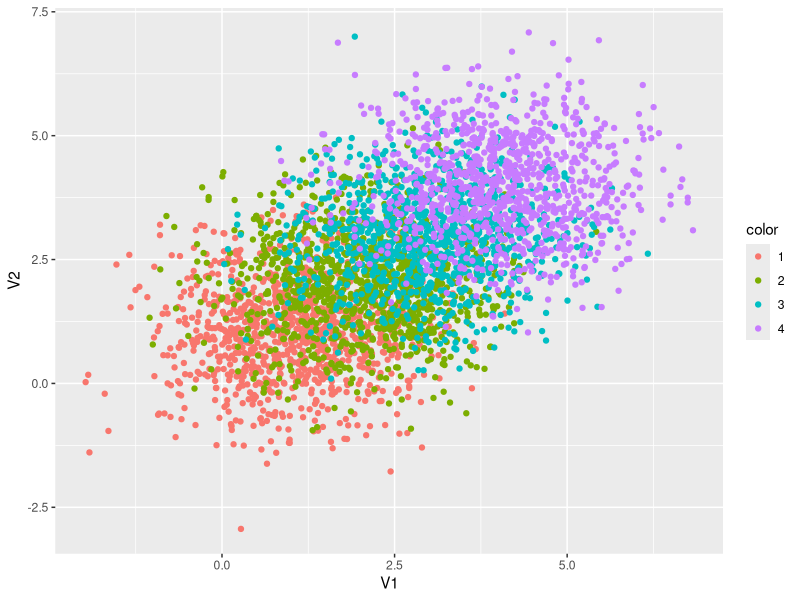
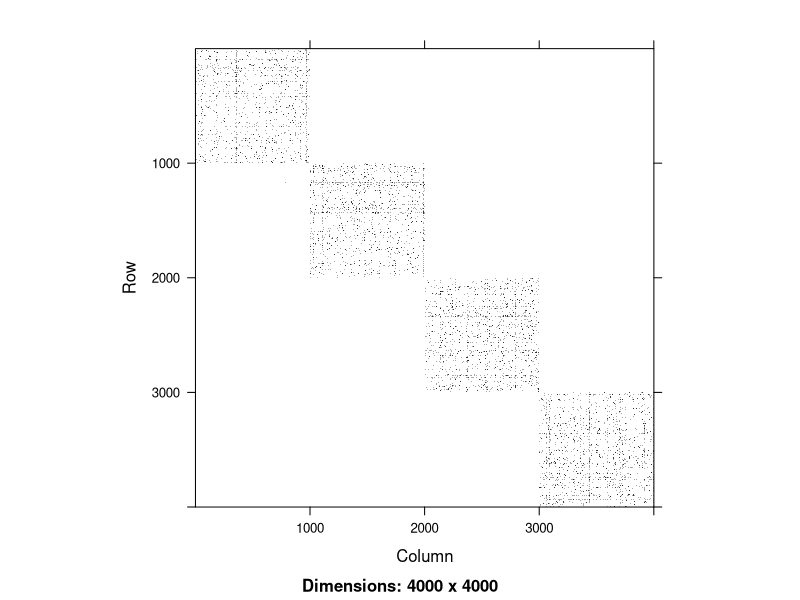
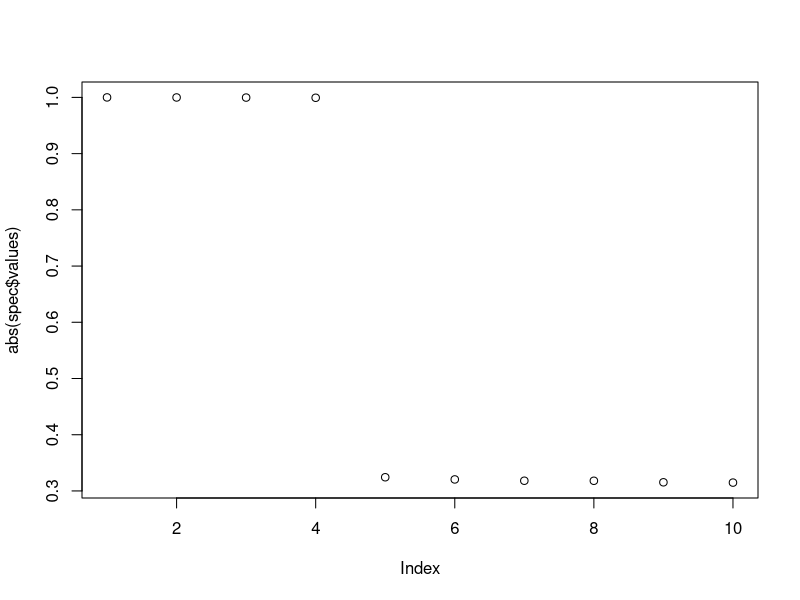
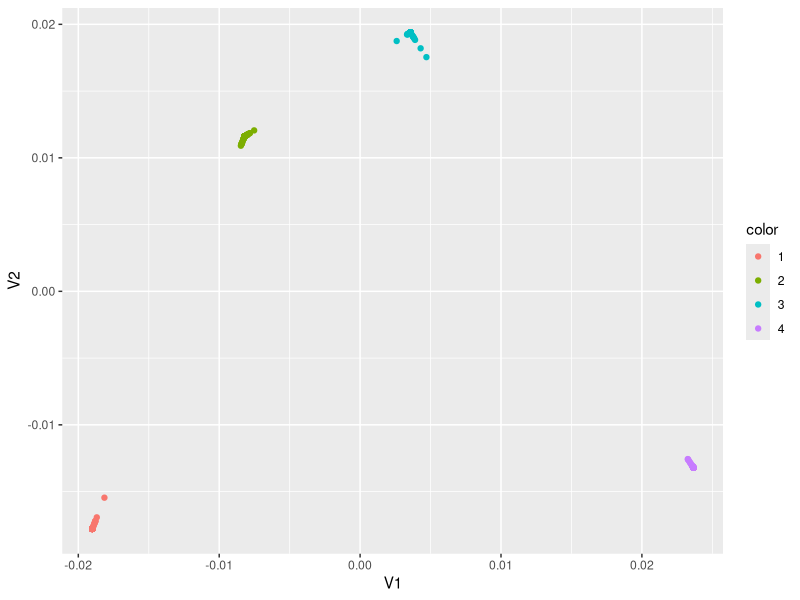

These figures' R source, in order:
require(MASS);
require(FNN)
require(igraph)
require(Matrix)
require(ggplot2)



# Make some sample data ---------------------------------------------------
##  Let's make some sample data to play with. This is the section you would 
##  replace when using it with your own data. We will make four balls in d
##  dimensions, each with N/4 points. Each one will be separated by 1 in each
##  dimension, so they are actually very separable, even though in any two
##  dimensions they look like they are overlapping.

set.seed(3)
N <- 4E3;
d <- 100; 
input_data <- rbind(mvrnorm(n = N/4, rep(1, d), diag(d)),
                    mvrnorm(n = N/4, rep(2, d), diag(d)),
                    mvrnorm(n = N/4, rep(3, d), diag(d)),
                    mvrnorm(n = N/4, rep(4, d), diag(d))
)
labs <- as.factor(c(rep(1,N/4),
          rep(2,N/4),
          rep(3,N/4),
          rep(4,N/4)
          ))

ggplot(data.frame(V1=input_data[,1],V2=input_data[,2],color=labs), 
       aes(x=V1,y=V2, color=color)) + geom_point() 

# Construct a graph ---------------------------------------------------

# Connect every point with the kNN nearest points
kNN <- 50;
number_of_evecs <- 10;
knnout <- get.knn(input_data,k=kNN)

# The bandwidth of the Gaussian kernel will be the distance to the kNNth point,
# so it will be adaptive.
sigma <- knnout$nn.dist[,kNN]

# Construct a sparse matrix using the distances
i <- rep(1:N,each=kNN) 
j <- t(knnout$nn.index)[1:(nrow(knnout$nn.index)*ncol(knnout$nn.index))]
aff <- exp(-(knnout$nn.dist)^2/(sigma^2))
val <- t(aff)[1:N]
A <-  sparseMatrix(i=i,j=j,x=val)
A <- (A+t(A))/2;

# Let's visualize the affinity matrix. Comment this out if you have a lot of
# points, it might take a while. You won't see anything in real life data,
# because it's not sorted, but in this example dataset, you should see four
# blocks.
image(A)

# Make the affinity matrix into a transition/Markov matrix such that the rows
# sum to 1
D <- rowSums(A);
A2 <- sweep(x = A,MARGIN =  1,STATS = D,FUN = '/')

# Compute the top number_of_evecs using a sparse eigensolver based on ARPACK's
# implementation of Lanczos method
func <- function(x, extra=NULL) { as.vector(A2 %*% x) } 
spec <- arpack(func,options=list(n=N, nev=number_of_evecs,ncv=50, which="LM"), sym=FALSE)
spec$vectors <- Re(spec$vectors)

# Visualize results! ---------------------------------------------------

# It's always good to look at the eigenvalues. In the example, you will have a
# huge spectral gap after the 4th eigenvalue, as the graph is almost
# disconnected, with four components
plot(abs(spec$values))

# Here is the diffusion map embedding of this dataset!
ggplot(data.frame(V1=spec$vectors[,2],V2=spec$vectors[,3],color=labs),  # Change the 2 and 3 to be the number of the eigenvectors you want to visualize
       aes(x=V1,y=V2, color=color)) + geom_point() 

# After the fourth eigenvector, you just get noise 
# ggplot(data.frame(V1=spec$vectors[,5],V2=spec$vectors[,6],color=labs), 
       # aes(x=V1,y=V2, color=color)) + geom_point() 
